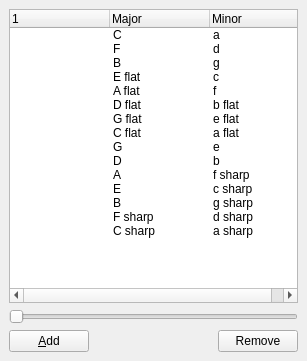
<ui version="4.0" >
 <author></author>
 <comment></comment>
 <exportmacro></exportmacro>
 <class>KeySig</class>
 <widget class="QWidget" name="KeySig" >
  <property name="geometry" >
   <rect>
    <x>0</x>
    <y>0</y>
    <width>307</width>
    <height>361</height>
   </rect>
  </property>
  <property name="windowTitle" >
   <string>Edit key signature</string>
  </property>
  <property name="windowIcon" >
   <iconset/>
  </property>
  <layout class="QGridLayout" >
   <property name="margin" >
    <number>9</number>
   </property>
   <property name="spacing" >
    <number>6</number>
   </property>
   <item row="2" column="0" >
    <widget class="QPushButton" name="mpoKeySigButton" >
     <property name="text" >
      <string>&amp;Add</string>
     </property>
    </widget>
   </item>
   <item row="1" column="0" colspan="3" >
    <widget class="QSlider" name="mpoKeySigSlider" >
     <property name="orientation" >
      <enum>Qt::Horizontal</enum>
     </property>
    </widget>
   </item>
   <item row="2" column="2" >
    <widget class="QPushButton" name="mpoRemoveButton" >
     <property name="text" >
      <string>Remove</string>
     </property>
    </widget>
   </item>
   <item row="2" column="1" >
    <spacer>
     <property name="orientation" >
      <enum>Qt::Horizontal</enum>
     </property>
     <property name="sizeHint" >
      <size>
       <width>40</width>
       <height>20</height>
      </size>
     </property>
    </spacer>
   </item>
   <item row="0" column="0" colspan="3" >
    <widget class="QTreeWidget" name="mpoKeySigListWidget" >
     <property name="iconSize" >
      <size>
       <width>68</width>
       <height>53</height>
      </size>
     </property>
     <column>
      <property name="text" >
       <string/>
      </property>
     </column>
     <column>
      <property name="text" >
       <string>Major</string>
      </property>
     </column>
     <column>
      <property name="text" >
       <string>Minor</string>
      </property>
     </column>
     <item>
      <property name="text" >
       <string/>
      </property>
      <property name="text" >
       <string>C</string>
      </property>
      <property name="text" >
       <string>a</string>
      </property>
     </item>
     <item>
      <property name="text" >
       <string/>
      </property>
      <property name="icon" >
       <iconset resource="keysig.qrc" >:/keysig/images/fmajdmin.png</iconset>
      </property>
      <property name="text" >
       <string>F</string>
      </property>
      <property name="text" >
       <string>d</string>
      </property>
     </item>
     <item>
      <property name="text" >
       <string/>
      </property>
      <property name="icon" >
       <iconset resource="keysig.qrc" >:/keysig/images/bmajgmin.png</iconset>
      </property>
      <property name="text" >
       <string>B</string>
      </property>
      <property name="text" >
       <string>g</string>
      </property>
     </item>
     <item>
      <property name="text" >
       <string/>
      </property>
      <property name="icon" >
       <iconset resource="keysig.qrc" >:/keysig/images/eflmajcmin.png</iconset>
      </property>
      <property name="text" >
       <string>E flat</string>
      </property>
      <property name="text" >
       <string>c</string>
      </property>
     </item>
     <item>
      <property name="text" >
       <string/>
      </property>
      <property name="icon" >
       <iconset resource="keysig.qrc" >:/keysig/images/aflmajfmin.png</iconset>
      </property>
      <property name="text" >
       <string>A flat</string>
      </property>
      <property name="text" >
       <string>f</string>
      </property>
     </item>
     <item>
      <property name="text" >
       <string/>
      </property>
      <property name="icon" >
       <iconset resource="keysig.qrc" >:/keysig/images/dflmajbflmin.png</iconset>
      </property>
      <property name="text" >
       <string>D flat</string>
      </property>
      <property name="text" >
       <string>b flat</string>
      </property>
     </item>
     <item>
      <property name="text" >
       <string/>
      </property>
      <property name="icon" >
       <iconset resource="keysig.qrc" >:/keysig/images/gflmajeflmin.png</iconset>
      </property>
      <property name="text" >
       <string>G flat</string>
      </property>
      <property name="text" >
       <string>e flat</string>
      </property>
     </item>
     <item>
      <property name="text" >
       <string/>
      </property>
      <property name="icon" >
       <iconset resource="keysig.qrc" >:/keysig/images/cflmajaflmin.png</iconset>
      </property>
      <property name="text" >
       <string>C flat</string>
      </property>
      <property name="text" >
       <string>a flat</string>
      </property>
     </item>
     <item>
      <property name="text" >
       <string/>
      </property>
      <property name="icon" >
       <iconset resource="keysig.qrc" >:/keysig/images/gmajemin.png</iconset>
      </property>
      <property name="text" >
       <string>G</string>
      </property>
      <property name="text" >
       <string>e</string>
      </property>
     </item>
     <item>
      <property name="text" >
       <string/>
      </property>
      <property name="icon" >
       <iconset resource="keysig.qrc" >:/keysig/images/dmajbmin.png</iconset>
      </property>
      <property name="text" >
       <string>D</string>
      </property>
      <property name="text" >
       <string>b</string>
      </property>
     </item>
     <item>
      <property name="text" >
       <string/>
      </property>
      <property name="icon" >
       <iconset resource="keysig.qrc" >:/keysig/images/amajfshmin.png</iconset>
      </property>
      <property name="text" >
       <string>A</string>
      </property>
      <property name="text" >
       <string>f sharp</string>
      </property>
     </item>
     <item>
      <property name="text" >
       <string/>
      </property>
      <property name="icon" >
       <iconset resource="keysig.qrc" >:/keysig/images/emajcshmin.png</iconset>
      </property>
      <property name="text" >
       <string>E</string>
      </property>
      <property name="text" >
       <string>c sharp</string>
      </property>
     </item>
     <item>
      <property name="text" >
       <string/>
      </property>
      <property name="icon" >
       <iconset resource="keysig.qrc" >:/keysig/images/bmajgshmin.png</iconset>
      </property>
      <property name="text" >
       <string>B</string>
      </property>
      <property name="text" >
       <string>g sharp</string>
      </property>
     </item>
     <item>
      <property name="text" >
       <string/>
      </property>
      <property name="icon" >
       <iconset resource="keysig.qrc" >:/keysig/images/fshmajdshmin.png</iconset>
      </property>
      <property name="text" >
       <string>F sharp</string>
      </property>
      <property name="text" >
       <string>d sharp</string>
      </property>
     </item>
     <item>
      <property name="text" >
       <string/>
      </property>
      <property name="icon" >
       <iconset resource="keysig.qrc" >:/keysig/images/cshmajashmin.png</iconset>
      </property>
      <property name="text" >
       <string>C sharp</string>
      </property>
      <property name="text" >
       <string>a sharp</string>
      </property>
     </item>
    </widget>
   </item>
  </layout>
 </widget>
 <pixmapfunction></pixmapfunction>
 <resources>
  <include location="keysig.qrc" />
 </resources>
 <connections/>
</ui>
